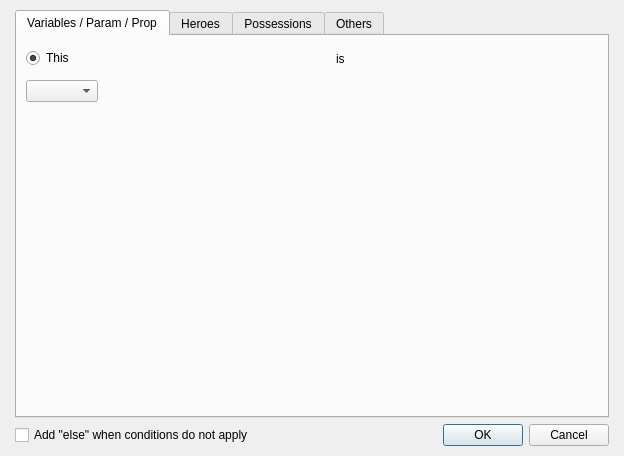
<?xml version="1.0" encoding="UTF-8"?>
<ui version="4.0">
 <class>DialogCommandConditions</class>
 <widget class="QDialog" name="DialogCommandConditions">
  <property name="geometry">
   <rect>
    <x>0</x>
    <y>0</y>
    <width>624</width>
    <height>456</height>
   </rect>
  </property>
  <property name="windowTitle">
   <string>Condition...</string>
  </property>
  <layout class="QGridLayout" name="gridLayout">
   <property name="leftMargin">
    <number>15</number>
   </property>
   <property name="topMargin">
    <number>10</number>
   </property>
   <property name="rightMargin">
    <number>15</number>
   </property>
   <property name="bottomMargin">
    <number>10</number>
   </property>
   <item row="0" column="0">
    <layout class="QVBoxLayout" name="verticalLayout">
     <item>
      <widget class="QTabWidget" name="tabWidget">
       <property name="currentIndex">
        <number>0</number>
       </property>
       <widget class="QWidget" name="tab">
        <attribute name="title">
         <string>Variables / Param / Prop</string>
        </attribute>
        <layout class="QGridLayout" name="gridLayout_2">
         <item row="0" column="0">
          <layout class="QVBoxLayout" name="verticalLayout_3">
           <item>
            <layout class="QVBoxLayout" name="verticalLayout_2">
             <item>
              <layout class="QHBoxLayout" name="horizontalLayout_2">
               <item>
                <widget class="QRadioButton" name="radioButtonVariableParamProp">
                 <property name="text">
                  <string>This</string>
                 </property>
                 <property name="checked">
                  <bool>true</bool>
                 </property>
                </widget>
               </item>
               <item>
                <widget class="PanelPrimitiveValue" name="panelPrimitiveVariableParamPropValue" native="true">
                 <property name="enabled">
                  <bool>true</bool>
                 </property>
                 <property name="minimumSize">
                  <size>
                   <width>250</width>
                   <height>27</height>
                  </size>
                 </property>
                 <property name="maximumSize">
                  <size>
                   <width>250</width>
                   <height>27</height>
                  </size>
                 </property>
                </widget>
               </item>
               <item>
                <widget class="QLabel" name="labelVariable">
                 <property name="enabled">
                  <bool>true</bool>
                 </property>
                 <property name="text">
                  <string>is</string>
                 </property>
                </widget>
               </item>
               <item>
                <spacer name="horizontalSpacer_2">
                 <property name="orientation">
                  <enum>Qt::Horizontal</enum>
                 </property>
                 <property name="sizeHint" stdset="0">
                  <size>
                   <width>148</width>
                   <height>18</height>
                  </size>
                 </property>
                </spacer>
               </item>
              </layout>
             </item>
             <item>
              <layout class="QHBoxLayout" name="horizontalLayout_3" stretch="0,0,1">
               <item>
                <widget class="QComboBox" name="comboBoxVariableOperation"/>
               </item>
               <item>
                <widget class="PanelPrimitiveValue" name="panelPrimitiveVariableParamPropTestValue" native="true">
                 <property name="enabled">
                  <bool>true</bool>
                 </property>
                 <property name="minimumSize">
                  <size>
                   <width>250</width>
                   <height>27</height>
                  </size>
                 </property>
                 <property name="maximumSize">
                  <size>
                   <width>250</width>
                   <height>27</height>
                  </size>
                 </property>
                </widget>
               </item>
               <item>
                <spacer name="horizontalSpacer">
                 <property name="orientation">
                  <enum>Qt::Horizontal</enum>
                 </property>
                 <property name="sizeHint" stdset="0">
                  <size>
                   <width>24</width>
                   <height>18</height>
                  </size>
                 </property>
                </spacer>
               </item>
              </layout>
             </item>
            </layout>
           </item>
           <item>
            <spacer name="verticalSpacer">
             <property name="orientation">
              <enum>Qt::Vertical</enum>
             </property>
             <property name="sizeHint" stdset="0">
              <size>
               <width>418</width>
               <height>198</height>
              </size>
             </property>
            </spacer>
           </item>
          </layout>
         </item>
        </layout>
       </widget>
       <widget class="QWidget" name="tab_2">
        <attribute name="title">
         <string>Heroes</string>
        </attribute>
        <layout class="QGridLayout" name="gridLayout_4">
         <item row="0" column="0">
          <layout class="QVBoxLayout" name="verticalLayout_5">
           <item>
            <layout class="QHBoxLayout" name="horizontalLayout_5">
             <item>
              <widget class="QRadioButton" name="radioButtonHeroes">
               <property name="text">
                <string>Hero(es):</string>
               </property>
              </widget>
             </item>
             <item>
              <widget class="QComboBox" name="comboBoxHeroes">
               <property name="enabled">
                <bool>false</bool>
               </property>
              </widget>
             </item>
             <item>
              <widget class="PanelPrimitiveValue" name="panelPrimitiveHeroInstanceID" native="true">
               <property name="enabled">
                <bool>false</bool>
               </property>
               <property name="minimumSize">
                <size>
                 <width>250</width>
                 <height>27</height>
                </size>
               </property>
               <property name="maximumSize">
                <size>
                 <width>250</width>
                 <height>27</height>
                </size>
               </property>
              </widget>
             </item>
             <item>
              <spacer name="horizontalSpacer_3">
               <property name="orientation">
                <enum>Qt::Horizontal</enum>
               </property>
               <property name="sizeHint" stdset="0">
                <size>
                 <width>268</width>
                 <height>20</height>
                </size>
               </property>
              </spacer>
             </item>
            </layout>
           </item>
           <item>
            <layout class="QHBoxLayout" name="horizontalLayout_12">
             <item>
              <spacer name="verticalSpacer_2">
               <property name="orientation">
                <enum>Qt::Vertical</enum>
               </property>
               <property name="sizeHint" stdset="0">
                <size>
                 <width>17</width>
                 <height>308</height>
                </size>
               </property>
              </spacer>
             </item>
             <item>
              <layout class="QVBoxLayout" name="verticalLayout_4">
               <item>
                <layout class="QHBoxLayout" name="horizontalLayout_4">
                 <item>
                  <widget class="QCheckBox" name="checkBoxInTeam">
                   <property name="enabled">
                    <bool>false</bool>
                   </property>
                   <property name="text">
                    <string>in</string>
                   </property>
                  </widget>
                 </item>
                 <item>
                  <widget class="QComboBox" name="comboBoxHeroTeam">
                   <property name="enabled">
                    <bool>false</bool>
                   </property>
                  </widget>
                 </item>
                 <item>
                  <spacer name="horizontalSpacer_8">
                   <property name="orientation">
                    <enum>Qt::Horizontal</enum>
                   </property>
                   <property name="sizeHint" stdset="0">
                    <size>
                     <width>588</width>
                     <height>17</height>
                    </size>
                   </property>
                  </spacer>
                 </item>
                </layout>
               </item>
               <item>
                <layout class="QHBoxLayout" name="horizontalLayout_6">
                 <item>
                  <widget class="QRadioButton" name="radioButtonHeroesNamed">
                   <property name="enabled">
                    <bool>false</bool>
                   </property>
                   <property name="text">
                    <string>Are named</string>
                   </property>
                   <property name="checked">
                    <bool>true</bool>
                   </property>
                  </widget>
                 </item>
                 <item>
                  <widget class="PanelPrimitiveValue" name="panelPrimitiveHeroesNamed" native="true">
                   <property name="enabled">
                    <bool>false</bool>
                   </property>
                   <property name="minimumSize">
                    <size>
                     <width>250</width>
                     <height>27</height>
                    </size>
                   </property>
                   <property name="maximumSize">
                    <size>
                     <width>250</width>
                     <height>27</height>
                    </size>
                   </property>
                  </widget>
                 </item>
                 <item>
                  <spacer name="horizontalSpacer_4">
                   <property name="orientation">
                    <enum>Qt::Horizontal</enum>
                   </property>
                   <property name="sizeHint" stdset="0">
                    <size>
                     <width>378</width>
                     <height>17</height>
                    </size>
                   </property>
                  </spacer>
                 </item>
                </layout>
               </item>
               <item>
                <layout class="QHBoxLayout" name="horizontalLayout_7">
                 <item>
                  <widget class="QRadioButton" name="radioButtonHeroesInTeam">
                   <property name="enabled">
                    <bool>false</bool>
                   </property>
                   <property name="text">
                    <string>Are in</string>
                   </property>
                  </widget>
                 </item>
                 <item>
                  <widget class="QComboBox" name="comboBoxHeroInTeam">
                   <property name="enabled">
                    <bool>false</bool>
                   </property>
                  </widget>
                 </item>
                 <item>
                  <spacer name="horizontalSpacer_5">
                   <property name="orientation">
                    <enum>Qt::Horizontal</enum>
                   </property>
                   <property name="sizeHint" stdset="0">
                    <size>
                     <width>568</width>
                     <height>17</height>
                    </size>
                   </property>
                  </spacer>
                 </item>
                </layout>
               </item>
               <item>
                <layout class="QHBoxLayout" name="horizontalLayout_8">
                 <item>
                  <widget class="QRadioButton" name="radioButtonHeroesSkill">
                   <property name="enabled">
                    <bool>false</bool>
                   </property>
                   <property name="text">
                    <string>Are able to use the skill ID </string>
                   </property>
                  </widget>
                 </item>
                 <item>
                  <widget class="PanelPrimitiveValue" name="panelPrimitiveHeroesSkillID" native="true">
                   <property name="enabled">
                    <bool>false</bool>
                   </property>
                   <property name="minimumSize">
                    <size>
                     <width>250</width>
                     <height>27</height>
                    </size>
                   </property>
                   <property name="maximumSize">
                    <size>
                     <width>250</width>
                     <height>27</height>
                    </size>
                   </property>
                  </widget>
                 </item>
                 <item>
                  <spacer name="horizontalSpacer_6">
                   <property name="orientation">
                    <enum>Qt::Horizontal</enum>
                   </property>
                   <property name="sizeHint" stdset="0">
                    <size>
                     <width>268</width>
                     <height>17</height>
                    </size>
                   </property>
                  </spacer>
                 </item>
                </layout>
               </item>
               <item>
                <layout class="QGridLayout" name="gridLayout_3">
                 <item row="0" column="0">
                  <widget class="QRadioButton" name="radioButtonHeroesEquiped">
                   <property name="enabled">
                    <bool>false</bool>
                   </property>
                   <property name="text">
                    <string>Are equiped with </string>
                   </property>
                  </widget>
                 </item>
                 <item row="0" column="1">
                  <widget class="QRadioButton" name="radioButtonHeroesEquipedWeapon">
                   <property name="enabled">
                    <bool>false</bool>
                   </property>
                   <property name="text">
                    <string>weapon ID</string>
                   </property>
                   <property name="checked">
                    <bool>true</bool>
                   </property>
                  </widget>
                 </item>
                 <item row="0" column="2">
                  <widget class="PanelPrimitiveValue" name="panelPrimitiveHeroesEquipedWeaponID" native="true">
                   <property name="enabled">
                    <bool>false</bool>
                   </property>
                   <property name="minimumSize">
                    <size>
                     <width>250</width>
                     <height>27</height>
                    </size>
                   </property>
                   <property name="maximumSize">
                    <size>
                     <width>250</width>
                     <height>27</height>
                    </size>
                   </property>
                  </widget>
                 </item>
                 <item row="0" column="3" rowspan="2">
                  <spacer name="horizontalSpacer_7">
                   <property name="orientation">
                    <enum>Qt::Horizontal</enum>
                   </property>
                   <property name="sizeHint" stdset="0">
                    <size>
                     <width>178</width>
                     <height>48</height>
                    </size>
                   </property>
                  </spacer>
                 </item>
                 <item row="1" column="1">
                  <widget class="QRadioButton" name="radioButtonHeroesEquipedArmor">
                   <property name="enabled">
                    <bool>false</bool>
                   </property>
                   <property name="text">
                    <string>armor ID</string>
                   </property>
                  </widget>
                 </item>
                 <item row="1" column="2">
                  <widget class="PanelPrimitiveValue" name="panelPrimitiveHeroesEquipedArmorID" native="true">
                   <property name="enabled">
                    <bool>false</bool>
                   </property>
                   <property name="minimumSize">
                    <size>
                     <width>250</width>
                     <height>27</height>
                    </size>
                   </property>
                   <property name="maximumSize">
                    <size>
                     <width>250</width>
                     <height>27</height>
                    </size>
                   </property>
                  </widget>
                 </item>
                </layout>
               </item>
               <item>
                <layout class="QHBoxLayout" name="horizontalLayout_9">
                 <item>
                  <widget class="QRadioButton" name="radioButtonHeroesStatus">
                   <property name="enabled">
                    <bool>false</bool>
                   </property>
                   <property name="text">
                    <string>Are under effect of status ID</string>
                   </property>
                  </widget>
                 </item>
                 <item>
                  <widget class="PanelPrimitiveValue" name="panelPrimitiveHeroesStatusID" native="true">
                   <property name="enabled">
                    <bool>false</bool>
                   </property>
                   <property name="minimumSize">
                    <size>
                     <width>250</width>
                     <height>27</height>
                    </size>
                   </property>
                   <property name="maximumSize">
                    <size>
                     <width>250</width>
                     <height>27</height>
                    </size>
                   </property>
                  </widget>
                 </item>
                 <item>
                  <spacer name="horizontalSpacer_9">
                   <property name="orientation">
                    <enum>Qt::Horizontal</enum>
                   </property>
                   <property name="sizeHint" stdset="0">
                    <size>
                     <width>248</width>
                     <height>17</height>
                    </size>
                   </property>
                  </spacer>
                 </item>
                </layout>
               </item>
               <item>
                <layout class="QHBoxLayout" name="horizontalLayout_10">
                 <item>
                  <widget class="QRadioButton" name="radioButtonHeroesStatistic">
                   <property name="enabled">
                    <bool>false</bool>
                   </property>
                   <property name="text">
                    <string>Have the statistic ID </string>
                   </property>
                  </widget>
                 </item>
                 <item>
                  <widget class="PanelPrimitiveValue" name="panelPrimitiveHeroesStatisticID" native="true">
                   <property name="enabled">
                    <bool>false</bool>
                   </property>
                   <property name="minimumSize">
                    <size>
                     <width>250</width>
                     <height>27</height>
                    </size>
                   </property>
                   <property name="maximumSize">
                    <size>
                     <width>250</width>
                     <height>27</height>
                    </size>
                   </property>
                  </widget>
                 </item>
                 <item>
                  <spacer name="horizontalSpacer_10">
                   <property name="orientation">
                    <enum>Qt::Horizontal</enum>
                   </property>
                   <property name="sizeHint" stdset="0">
                    <size>
                     <width>88</width>
                     <height>17</height>
                    </size>
                   </property>
                  </spacer>
                 </item>
                </layout>
               </item>
               <item>
                <layout class="QHBoxLayout" name="horizontalLayout_11">
                 <item>
                  <widget class="QComboBox" name="comboBoxStatisticOperation">
                   <property name="enabled">
                    <bool>false</bool>
                   </property>
                  </widget>
                 </item>
                 <item>
                  <widget class="PanelPrimitiveValue" name="panelPrimitiveHeroesStatisticValue" native="true">
                   <property name="enabled">
                    <bool>false</bool>
                   </property>
                   <property name="minimumSize">
                    <size>
                     <width>250</width>
                     <height>27</height>
                    </size>
                   </property>
                   <property name="maximumSize">
                    <size>
                     <width>250</width>
                     <height>27</height>
                    </size>
                   </property>
                  </widget>
                 </item>
                 <item>
                  <spacer name="horizontalSpacer_11">
                   <property name="orientation">
                    <enum>Qt::Horizontal</enum>
                   </property>
                   <property name="sizeHint" stdset="0">
                    <size>
                     <width>161</width>
                     <height>17</height>
                    </size>
                   </property>
                  </spacer>
                 </item>
                </layout>
               </item>
              </layout>
             </item>
            </layout>
           </item>
           <item>
            <spacer name="verticalSpacer_3">
             <property name="orientation">
              <enum>Qt::Vertical</enum>
             </property>
             <property name="sizeHint" stdset="0">
              <size>
               <width>20</width>
               <height>40</height>
              </size>
             </property>
            </spacer>
           </item>
          </layout>
         </item>
        </layout>
       </widget>
       <widget class="QWidget" name="tab_3">
        <attribute name="title">
         <string>Possessions</string>
        </attribute>
        <layout class="QGridLayout" name="gridLayout_5">
         <item row="0" column="0">
          <layout class="QVBoxLayout" name="verticalLayout_6">
           <item>
            <layout class="QHBoxLayout" name="horizontalLayout_13" stretch="0,0,0,1">
             <item>
              <widget class="QRadioButton" name="radioButtonCurrency">
               <property name="text">
                <string>Currency ID</string>
               </property>
              </widget>
             </item>
             <item>
              <widget class="PanelPrimitiveValue" name="panelPrimitiveCurrencyID" native="true">
               <property name="enabled">
                <bool>false</bool>
               </property>
               <property name="minimumSize">
                <size>
                 <width>250</width>
                 <height>27</height>
                </size>
               </property>
               <property name="maximumSize">
                <size>
                 <width>250</width>
                 <height>27</height>
                </size>
               </property>
              </widget>
             </item>
             <item>
              <widget class="QLabel" name="labelCurrencyIs">
               <property name="enabled">
                <bool>false</bool>
               </property>
               <property name="text">
                <string>is</string>
               </property>
              </widget>
             </item>
             <item>
              <spacer name="horizontalSpacer_12">
               <property name="orientation">
                <enum>Qt::Horizontal</enum>
               </property>
               <property name="sizeHint" stdset="0">
                <size>
                 <width>148</width>
                 <height>20</height>
                </size>
               </property>
              </spacer>
             </item>
            </layout>
           </item>
           <item>
            <layout class="QHBoxLayout" name="horizontalLayout_14" stretch="0,0,0,1">
             <item>
              <spacer name="horizontalSpacer_14">
               <property name="orientation">
                <enum>Qt::Horizontal</enum>
               </property>
               <property name="sizeHint" stdset="0">
                <size>
                 <width>17</width>
                 <height>20</height>
                </size>
               </property>
              </spacer>
             </item>
             <item>
              <widget class="QComboBox" name="comboBoxOperationCurrency">
               <property name="enabled">
                <bool>false</bool>
               </property>
              </widget>
             </item>
             <item>
              <widget class="PanelPrimitiveValue" name="panelPrimitiveCurrencyValue" native="true">
               <property name="enabled">
                <bool>false</bool>
               </property>
               <property name="minimumSize">
                <size>
                 <width>250</width>
                 <height>27</height>
                </size>
               </property>
               <property name="maximumSize">
                <size>
                 <width>250</width>
                 <height>27</height>
                </size>
               </property>
              </widget>
             </item>
             <item>
              <spacer name="horizontalSpacer_13">
               <property name="orientation">
                <enum>Qt::Horizontal</enum>
               </property>
               <property name="sizeHint" stdset="0">
                <size>
                 <width>158</width>
                 <height>20</height>
                </size>
               </property>
              </spacer>
             </item>
            </layout>
           </item>
           <item>
            <layout class="QHBoxLayout" name="horizontalLayout_15" stretch="0,0,0,1">
             <item>
              <widget class="QRadioButton" name="radioButtonItem">
               <property name="text">
                <string>Item ID </string>
               </property>
              </widget>
             </item>
             <item>
              <widget class="PanelPrimitiveValue" name="panelPrimitiveItemID" native="true">
               <property name="enabled">
                <bool>false</bool>
               </property>
               <property name="minimumSize">
                <size>
                 <width>250</width>
                 <height>27</height>
                </size>
               </property>
               <property name="maximumSize">
                <size>
                 <width>250</width>
                 <height>27</height>
                </size>
               </property>
              </widget>
             </item>
             <item>
              <widget class="QLabel" name="labelItemInventory">
               <property name="enabled">
                <bool>false</bool>
               </property>
               <property name="text">
                <string>number in inventory is</string>
               </property>
              </widget>
             </item>
             <item>
              <spacer name="horizontalSpacer_15">
               <property name="orientation">
                <enum>Qt::Horizontal</enum>
               </property>
               <property name="sizeHint" stdset="0">
                <size>
                 <width>18</width>
                 <height>20</height>
                </size>
               </property>
              </spacer>
             </item>
            </layout>
           </item>
           <item>
            <layout class="QHBoxLayout" name="horizontalLayout_16" stretch="0,0,0,1">
             <item>
              <spacer name="horizontalSpacer_16">
               <property name="orientation">
                <enum>Qt::Horizontal</enum>
               </property>
               <property name="sizeHint" stdset="0">
                <size>
                 <width>13</width>
                 <height>20</height>
                </size>
               </property>
              </spacer>
             </item>
             <item>
              <widget class="QComboBox" name="comboBoxOperationItem">
               <property name="enabled">
                <bool>false</bool>
               </property>
              </widget>
             </item>
             <item>
              <widget class="PanelPrimitiveValue" name="panelPrimitiveItemValue" native="true">
               <property name="enabled">
                <bool>false</bool>
               </property>
               <property name="minimumSize">
                <size>
                 <width>250</width>
                 <height>27</height>
                </size>
               </property>
               <property name="maximumSize">
                <size>
                 <width>250</width>
                 <height>27</height>
                </size>
               </property>
              </widget>
             </item>
             <item>
              <spacer name="horizontalSpacer_17">
               <property name="orientation">
                <enum>Qt::Horizontal</enum>
               </property>
               <property name="sizeHint" stdset="0">
                <size>
                 <width>158</width>
                 <height>20</height>
                </size>
               </property>
              </spacer>
             </item>
            </layout>
           </item>
           <item>
            <layout class="QHBoxLayout" name="horizontalLayout_17" stretch="0,0,0,1">
             <item>
              <widget class="QRadioButton" name="radioButtonWeapon">
               <property name="text">
                <string>Weapon ID </string>
               </property>
              </widget>
             </item>
             <item>
              <widget class="PanelPrimitiveValue" name="panelPrimitiveWeaponID" native="true">
               <property name="enabled">
                <bool>false</bool>
               </property>
               <property name="minimumSize">
                <size>
                 <width>250</width>
                 <height>27</height>
                </size>
               </property>
               <property name="maximumSize">
                <size>
                 <width>250</width>
                 <height>27</height>
                </size>
               </property>
              </widget>
             </item>
             <item>
              <widget class="QLabel" name="labelWeaponInventory">
               <property name="enabled">
                <bool>false</bool>
               </property>
               <property name="text">
                <string>number in inventory is</string>
               </property>
              </widget>
             </item>
             <item>
              <spacer name="horizontalSpacer_18">
               <property name="orientation">
                <enum>Qt::Horizontal</enum>
               </property>
               <property name="sizeHint" stdset="0">
                <size>
                 <width>18</width>
                 <height>20</height>
                </size>
               </property>
              </spacer>
             </item>
            </layout>
           </item>
           <item>
            <layout class="QHBoxLayout" name="horizontalLayout_19" stretch="0,0,0,1">
             <item>
              <spacer name="horizontalSpacer_20">
               <property name="orientation">
                <enum>Qt::Horizontal</enum>
               </property>
               <property name="sizeHint" stdset="0">
                <size>
                 <width>13</width>
                 <height>20</height>
                </size>
               </property>
              </spacer>
             </item>
             <item>
              <widget class="QComboBox" name="comboBoxOperationWeapon">
               <property name="enabled">
                <bool>false</bool>
               </property>
              </widget>
             </item>
             <item>
              <widget class="PanelPrimitiveValue" name="panelPrimitiveWeaponValue" native="true">
               <property name="enabled">
                <bool>false</bool>
               </property>
               <property name="minimumSize">
                <size>
                 <width>250</width>
                 <height>27</height>
                </size>
               </property>
               <property name="maximumSize">
                <size>
                 <width>250</width>
                 <height>27</height>
                </size>
               </property>
              </widget>
             </item>
             <item>
              <spacer name="horizontalSpacer_21">
               <property name="orientation">
                <enum>Qt::Horizontal</enum>
               </property>
               <property name="sizeHint" stdset="0">
                <size>
                 <width>158</width>
                 <height>20</height>
                </size>
               </property>
              </spacer>
             </item>
            </layout>
           </item>
           <item>
            <layout class="QHBoxLayout" name="horizontalLayout_21" stretch="0,1">
             <item>
              <spacer name="horizontalSpacer_24">
               <property name="orientation">
                <enum>Qt::Horizontal</enum>
               </property>
               <property name="sizeHint" stdset="0">
                <size>
                 <width>13</width>
                 <height>20</height>
                </size>
               </property>
              </spacer>
             </item>
             <item>
              <widget class="QCheckBox" name="checkBoxWeaponEquiped">
               <property name="enabled">
                <bool>false</bool>
               </property>
               <property name="text">
                <string>check weapons equiped too</string>
               </property>
              </widget>
             </item>
            </layout>
           </item>
           <item>
            <layout class="QHBoxLayout" name="horizontalLayout_18" stretch="0,0,0,1">
             <item>
              <widget class="QRadioButton" name="radioButtonArmor">
               <property name="text">
                <string>Armor ID</string>
               </property>
              </widget>
             </item>
             <item>
              <widget class="PanelPrimitiveValue" name="panelPrimitiveArmorID" native="true">
               <property name="enabled">
                <bool>false</bool>
               </property>
               <property name="minimumSize">
                <size>
                 <width>250</width>
                 <height>27</height>
                </size>
               </property>
               <property name="maximumSize">
                <size>
                 <width>250</width>
                 <height>27</height>
                </size>
               </property>
              </widget>
             </item>
             <item>
              <widget class="QLabel" name="labelArmorInventory">
               <property name="enabled">
                <bool>false</bool>
               </property>
               <property name="text">
                <string>number in inventory is</string>
               </property>
              </widget>
             </item>
             <item>
              <spacer name="horizontalSpacer_19">
               <property name="orientation">
                <enum>Qt::Horizontal</enum>
               </property>
               <property name="sizeHint" stdset="0">
                <size>
                 <width>18</width>
                 <height>20</height>
                </size>
               </property>
              </spacer>
             </item>
            </layout>
           </item>
           <item>
            <layout class="QHBoxLayout" name="horizontalLayout_20" stretch="0,0,0,1">
             <item>
              <spacer name="horizontalSpacer_22">
               <property name="orientation">
                <enum>Qt::Horizontal</enum>
               </property>
               <property name="sizeHint" stdset="0">
                <size>
                 <width>13</width>
                 <height>20</height>
                </size>
               </property>
              </spacer>
             </item>
             <item>
              <widget class="QComboBox" name="comboBoxOperationArmor">
               <property name="enabled">
                <bool>false</bool>
               </property>
              </widget>
             </item>
             <item>
              <widget class="PanelPrimitiveValue" name="panelPrimitiveArmorValue" native="true">
               <property name="enabled">
                <bool>false</bool>
               </property>
               <property name="minimumSize">
                <size>
                 <width>250</width>
                 <height>27</height>
                </size>
               </property>
               <property name="maximumSize">
                <size>
                 <width>250</width>
                 <height>27</height>
                </size>
               </property>
              </widget>
             </item>
             <item>
              <spacer name="horizontalSpacer_23">
               <property name="orientation">
                <enum>Qt::Horizontal</enum>
               </property>
               <property name="sizeHint" stdset="0">
                <size>
                 <width>158</width>
                 <height>20</height>
                </size>
               </property>
              </spacer>
             </item>
            </layout>
           </item>
           <item>
            <layout class="QHBoxLayout" name="horizontalLayout_22" stretch="0,1">
             <item>
              <spacer name="horizontalSpacer_25">
               <property name="orientation">
                <enum>Qt::Horizontal</enum>
               </property>
               <property name="sizeHint" stdset="0">
                <size>
                 <width>13</width>
                 <height>20</height>
                </size>
               </property>
              </spacer>
             </item>
             <item>
              <widget class="QCheckBox" name="checkBoxArmorEquiped">
               <property name="enabled">
                <bool>false</bool>
               </property>
               <property name="text">
                <string>check armors equiped too</string>
               </property>
              </widget>
             </item>
            </layout>
           </item>
           <item>
            <spacer name="verticalSpacer_4">
             <property name="orientation">
              <enum>Qt::Vertical</enum>
             </property>
             <property name="sizeHint" stdset="0">
              <size>
               <width>20</width>
               <height>40</height>
              </size>
             </property>
            </spacer>
           </item>
          </layout>
         </item>
        </layout>
       </widget>
       <widget class="QWidget" name="tab_4">
        <attribute name="title">
         <string>Others</string>
        </attribute>
        <layout class="QGridLayout" name="gridLayout_6">
         <item row="0" column="0">
          <layout class="QVBoxLayout" name="verticalLayout_7" stretch="0,0,0,1">
           <item>
            <layout class="QHBoxLayout" name="horizontalLayout_23" stretch="0,0,0,1">
             <item>
              <widget class="QRadioButton" name="radioButtonOthersKey">
               <property name="text">
                <string>Key ID</string>
               </property>
              </widget>
             </item>
             <item>
              <widget class="PanelPrimitiveValue" name="panelPrimitiveOthersKeyID" native="true">
               <property name="enabled">
                <bool>false</bool>
               </property>
               <property name="minimumSize">
                <size>
                 <width>250</width>
                 <height>27</height>
                </size>
               </property>
               <property name="maximumSize">
                <size>
                 <width>250</width>
                 <height>27</height>
                </size>
               </property>
              </widget>
             </item>
             <item>
              <widget class="QLabel" name="labelOthersKey">
               <property name="enabled">
                <bool>false</bool>
               </property>
               <property name="text">
                <string>is</string>
               </property>
              </widget>
             </item>
             <item>
              <spacer name="horizontalSpacer_27">
               <property name="orientation">
                <enum>Qt::Horizontal</enum>
               </property>
               <property name="sizeHint" stdset="0">
                <size>
                 <width>188</width>
                 <height>20</height>
                </size>
               </property>
              </spacer>
             </item>
            </layout>
           </item>
           <item>
            <layout class="QHBoxLayout" name="horizontalLayout_24" stretch="0,0,1">
             <item>
              <spacer name="horizontalSpacer_26">
               <property name="orientation">
                <enum>Qt::Horizontal</enum>
               </property>
               <property name="sizeHint" stdset="0">
                <size>
                 <width>13</width>
                 <height>20</height>
                </size>
               </property>
              </spacer>
             </item>
             <item>
              <widget class="PanelPrimitiveValue" name="panelPrimitiveOthersKeyValue" native="true">
               <property name="enabled">
                <bool>false</bool>
               </property>
               <property name="minimumSize">
                <size>
                 <width>250</width>
                 <height>27</height>
                </size>
               </property>
               <property name="maximumSize">
                <size>
                 <width>250</width>
                 <height>27</height>
                </size>
               </property>
              </widget>
             </item>
             <item>
              <spacer name="horizontalSpacer_28">
               <property name="orientation">
                <enum>Qt::Horizontal</enum>
               </property>
               <property name="sizeHint" stdset="0">
                <size>
                 <width>258</width>
                 <height>20</height>
                </size>
               </property>
              </spacer>
             </item>
            </layout>
           </item>
           <item>
            <layout class="QHBoxLayout" name="horizontalLayout_25" stretch="0,0,1">
             <item>
              <widget class="QRadioButton" name="radioButtonOthersScript">
               <property name="text">
                <string>Script:</string>
               </property>
              </widget>
             </item>
             <item>
              <widget class="PanelPrimitiveValue" name="panelPrimitiveOthersScript" native="true">
               <property name="enabled">
                <bool>false</bool>
               </property>
               <property name="minimumSize">
                <size>
                 <width>250</width>
                 <height>27</height>
                </size>
               </property>
               <property name="maximumSize">
                <size>
                 <width>250</width>
                 <height>27</height>
                </size>
               </property>
              </widget>
             </item>
             <item>
              <spacer name="horizontalSpacer_29">
               <property name="orientation">
                <enum>Qt::Horizontal</enum>
               </property>
               <property name="sizeHint" stdset="0">
                <size>
                 <width>208</width>
                 <height>20</height>
                </size>
               </property>
              </spacer>
             </item>
            </layout>
           </item>
           <item>
            <spacer name="verticalSpacer_5">
             <property name="orientation">
              <enum>Qt::Vertical</enum>
             </property>
             <property name="sizeHint" stdset="0">
              <size>
               <width>528</width>
               <height>218</height>
              </size>
             </property>
            </spacer>
           </item>
          </layout>
         </item>
        </layout>
       </widget>
      </widget>
     </item>
     <item>
      <layout class="QHBoxLayout" name="horizontalLayout">
       <item>
        <widget class="QCheckBox" name="checkBox">
         <property name="text">
          <string>Add &quot;else&quot; when conditions do not apply</string>
         </property>
        </widget>
       </item>
       <item>
        <widget class="QDialogButtonBox" name="buttonBox">
         <property name="orientation">
          <enum>Qt::Horizontal</enum>
         </property>
         <property name="standardButtons">
          <set>QDialogButtonBox::Cancel|QDialogButtonBox::Ok</set>
         </property>
        </widget>
       </item>
      </layout>
     </item>
    </layout>
   </item>
  </layout>
 </widget>
 <customwidgets>
  <customwidget>
   <class>PanelPrimitiveValue</class>
   <extends>QWidget</extends>
   <header>panelprimitivevalue.h</header>
   <container>1</container>
  </customwidget>
 </customwidgets>
 <resources/>
 <connections>
  <connection>
   <sender>buttonBox</sender>
   <signal>accepted()</signal>
   <receiver>DialogCommandConditions</receiver>
   <slot>accept()</slot>
   <hints>
    <hint type="sourcelabel">
     <x>248</x>
     <y>254</y>
    </hint>
    <hint type="destinationlabel">
     <x>157</x>
     <y>274</y>
    </hint>
   </hints>
  </connection>
  <connection>
   <sender>buttonBox</sender>
   <signal>rejected()</signal>
   <receiver>DialogCommandConditions</receiver>
   <slot>reject()</slot>
   <hints>
    <hint type="sourcelabel">
     <x>316</x>
     <y>260</y>
    </hint>
    <hint type="destinationlabel">
     <x>286</x>
     <y>274</y>
    </hint>
   </hints>
  </connection>
 </connections>
</ui>
